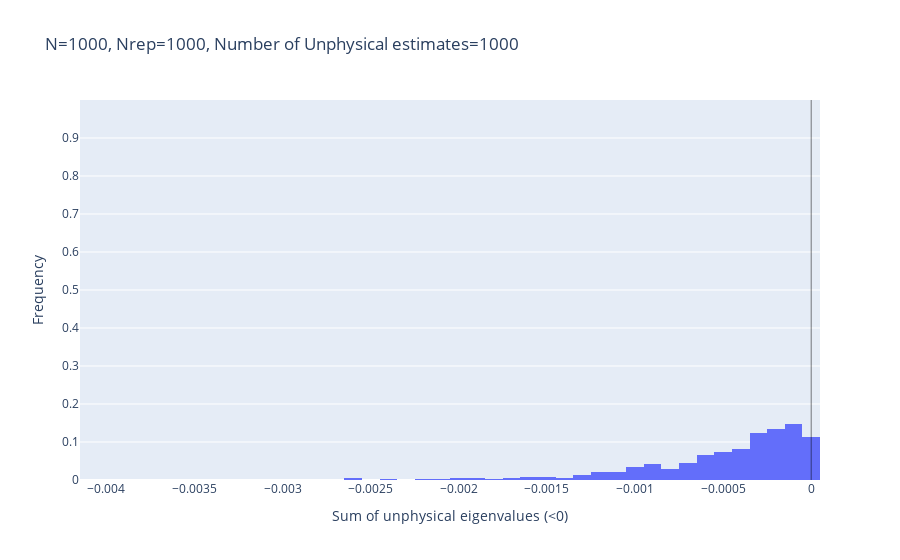
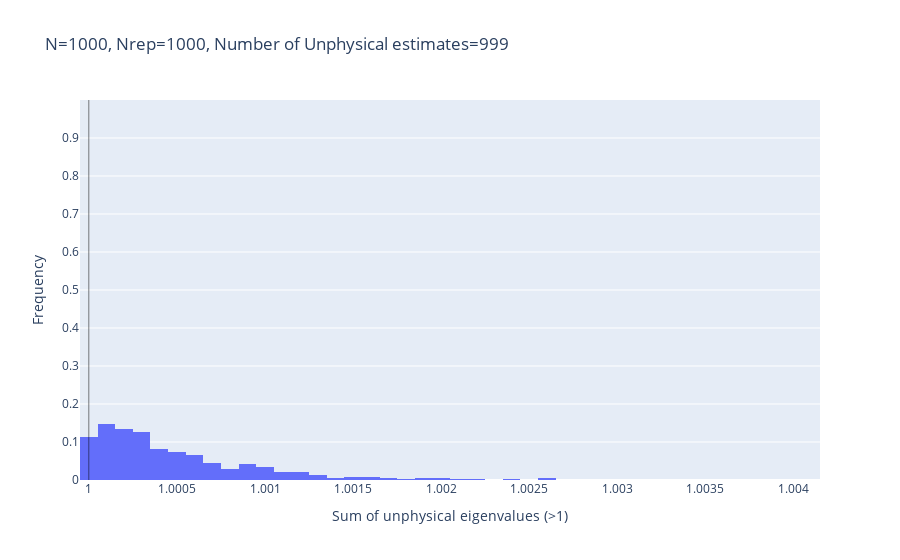

Source (notebook cell) for these figures, in order:
### Code cell
value_list = violation_result["sum_of_eigenvalues"]["less_than_zero"]
fig = physicality_violation_check.make_prob_dist_histogram(value_list, bin_size=0.0001, annotation_vlines=[0])

# TODO: iterationsとnum_dataを与える方法
n_rep = len(violation_result["sorted_eigenvalues_list"][0])
n = num_data[0]
title = f"N={n}, Nrep={n_rep}, Number of Unphysical estimates={len(value_list)}"
fig.update_layout(title=title)
fig.update_xaxes( title=f"Sum of unphysical eigenvalues (<0)")
fig.show()

value_list = violation_result["sum_of_eigenvalues"]["greater_than_one"]
fig = physicality_violation_check.make_prob_dist_histogram(value_list, bin_size=0.0001, annotation_vlines=[1])

n_rep = len(violation_result["sorted_eigenvalues_list"][0])
n = num_data[0]
title = f"N={n}, Nrep={n_rep}, Number of Unphysical estimates={len(value_list)}"
fig.update_layout(title=title)  # TODO
fig.update_xaxes( title=f"Sum of unphysical eigenvalues (>1)")
fig.show()

### Figure 1 — Plotly figure (JSON) as saved in the notebook; plotly's stock layout.template omitted (floating-point values rounded to 4 significant figures; data arrays with more than 128 entries replaced by an {"elided": "..."} marker saying what was removed)
{"data": [{"histnorm": "probability", "type": "histogram", "x": {"elided": "1000 float values"}, "xbins": {"size": 0.0001}}], "layout": {"shapes": [{"line": {"color": "black", "width": 1}, "opacity": 0.5, "type": "line", "x0": 0, "x1": 0, "xref": "x", "y0": 0, "y1": 1, "yref": "paper"}], "title": {"text": "N=1000, Nrep=1000, Number of Unphysical estimates=1000"}, "xaxis": {"dtick": 0, "title": {"text": "Sum of unphysical eigenvalues (<0)"}}, "yaxis": {"range": [0, 1], "tickvals": [0, 0.1, 0.2, 0.3, 0.4, 0.5, 0.6, 0.7, 0.8, 0.9], "title": {"text": "Frequency"}}}}

### Figure 2 — Plotly figure (JSON) as saved in the notebook; plotly's stock layout.template omitted (floating-point values rounded to 4 significant figures; data arrays with more than 128 entries replaced by an {"elided": "..."} marker saying what was removed)
{"data": [{"histnorm": "probability", "type": "histogram", "x": {"elided": "999 float values"}, "xbins": {"size": 0.0001}}], "layout": {"shapes": [{"line": {"color": "black", "width": 1}, "opacity": 0.5, "type": "line", "x0": 1, "x1": 1, "xref": "x", "y0": 0, "y1": 1, "yref": "paper"}], "title": {"text": "N=1000, Nrep=1000, Number of Unphysical estimates=999"}, "xaxis": {"dtick": 0, "title": {"text": "Sum of unphysical eigenvalues (>1)"}}, "yaxis": {"range": [0, 1], "tickvals": [0, 0.1, 0.2, 0.3, 0.4, 0.5, 0.6, 0.7, 0.8, 0.9], "title": {"text": "Frequency"}}}}
